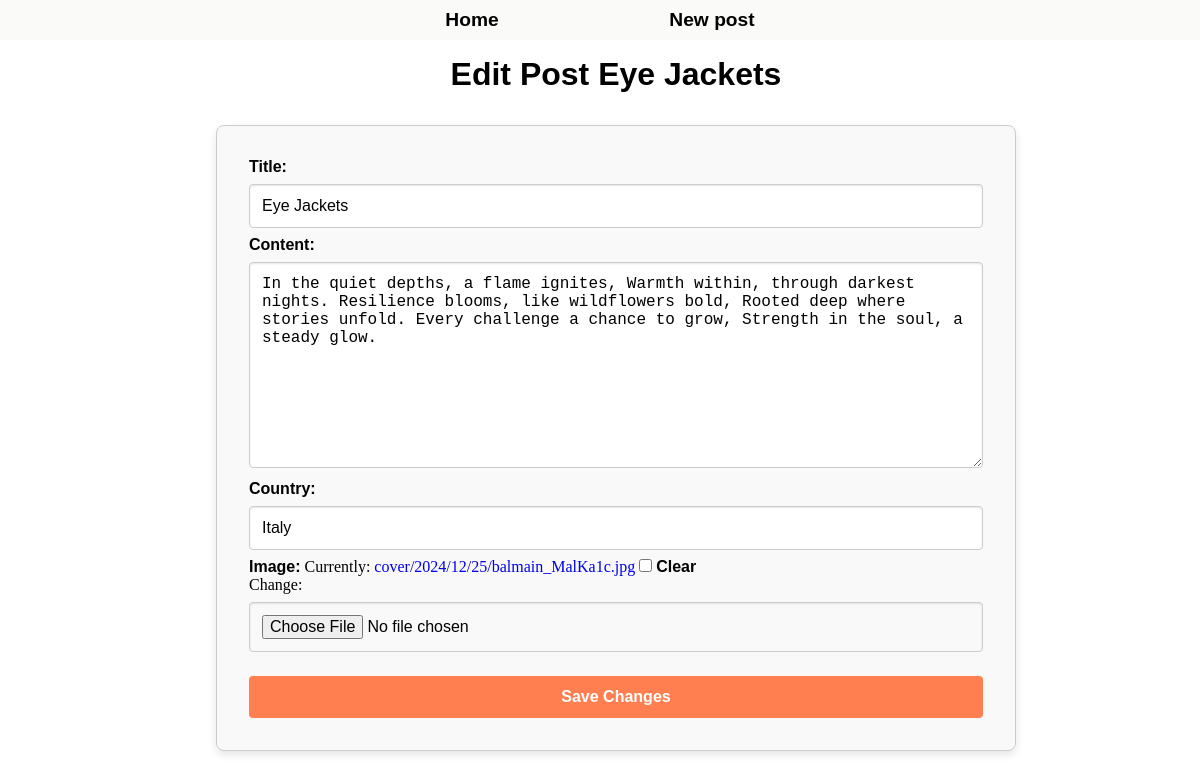
Page /edit/eyejackets on the committed database.
### blog/models.py (models this page shows, shortened)
class Post(models.Model):
    title = models.CharField(max_length=150)
    content = models.TextField(max_length=650)
    country = models.CharField(max_length=50, default='')
    created_at = models.DateTimeField(auto_now_add=True)
    updated_at = models.DateTimeField(auto_now=True)
    image = models.ImageField(upload_to='cover/%Y/%m/%d/', blank=True, default='')
    slug = models.SlugField(unique=True)

### blog/views.py (the view)
# urls.py: path('edit/<slug:slug>', views.edit_post,name="edit_post")
def edit_post(request, slug):
    post = get_object_or_404(Post, slug=slug)
    if request.method == 'POST':
        form = PostForm(request.POST, request.FILES, instance=post)
        if form.is_valid():
            form.save()
            return redirect('blogs:product_detail', slug=post.slug)
    else:
        form = PostForm(instance=post)
    return render(request, 'pages/edit_post.html', {'form':form, "post":post})

### blog/forms.py
class PostForm(forms.ModelForm):
    class Meta:
        model = Post
        fields = ['title','content', 'country', 'image']

### blog/templates/pages/edit_post.html (shortened to what this page needs)
{% extends "base.html" %}
{% block content %}
<div class="form_container">
    <h1>Edit Post {{post.title}}</h1>
    <form method="post" enctype='multipart/form-data'>
        {{form.as_p}}
        <button  class="btn_delete_detail" type="submit">Save Changes</button>
    </form>
</div>
{% endblock content %}

### blog/static/global/styles.css (style rules this page uses)
* { margin: 0; padding: 0; box-sizing: border-box; text-decoration: none; }
body { background: white; display: flex; flex-direction: column; align-items: center; justify-content: center; }
h1 { font-size: 2rem; margin-bottom: 1rem; }
.form_container { width: 100vw; display: flex; flex-direction: column; align-items: center; justify-content: center; }
.form_container form { width: 50rem; border: 1px solid #ccc; border-radius: 0.5rem; padding: 2rem; background-color: #f9f9f9; box-shadow: 0 4px 8px rgba(0, 0, 0, 0.1); }
.form_container form input[type="text"], .form_container form input[type="file"], .form_container form textarea, .form_container form select { width: 100%; padding: 0.75rem; margin: 0.5rem 0; border: 1px solid #ccc; border-radius: 0.25rem; font-size: 1rem; box-shadow: inset 0 1px 2px rgba(0, 0, 0, 0.1); }
label { color: black; font-weight: 600; font-family: "Gill Sans", "Gill Sans MT", Calibri, "Trebuchet MS", sans-serif; }
.form_container form button { width: 100%; padding: 0.75rem; margin-top: 1rem; background-color: coral; color: white; border: none; border-radius: 0.25rem; font-size: 1rem; cursor: pointer; transition: background-color 0.3s; }
.form_container h1 { margin-bottom: 2rem; font-family: "Arial", sans-serif; }

### rows in the picture
Post: title "Eye Jackets", content "In the quiet depths, a flame ignites, Warmth within, through darkest nights. Resilience blooms, like wildflowers bold, Rooted deep where stories unfold. Every challenge a chance to grow, Strength in the soul, a steady glow.", country "Italy"
